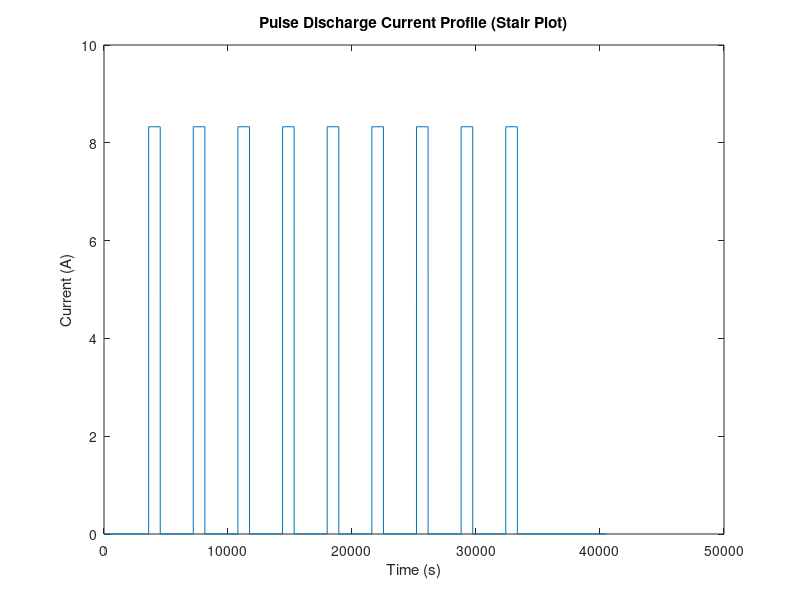

This figure's MATLAB source:
% Given pulse discharge time and current vectors
pulseDischargeTime = [0, 3600, 4536, 7200, 8136, 10800, 11736, 14400, ...
                      15336, 18000, 18936, 21600, 22536, 25200, 26136, ...
                      28800, 29736, 32400, 33336, 36000, 36936, 40536];
                  
pulseDischargeCurrent = [0, 30, 0, 30, 0, 30, 0, 30, 0, 30, 0, 30, 0, 30, ...
                         0, 30, 0, 30, 0, 0, 0]/30*8.3278;

% Create time and current vectors for stair plot
stair_time = [];
stair_current = [];

% Iterate through each interval defined by pulse discharge time
for i = 1:length(pulseDischargeTime)-1
    % Add time points for the start and end of the interval
    stair_time = [stair_time, pulseDischargeTime(i), pulseDischargeTime(i+1)-1];
    
    % Add current values for the interval (first point is the current at the start)
    stair_current = [stair_current, pulseDischargeCurrent(i), pulseDischargeCurrent(i)];
end

% Plot stair plot
plot(stair_time, stair_current);
xlabel('Time (s)');
ylabel('Current (A)');
title('Pulse Discharge Current Profile (Stair Plot)');
